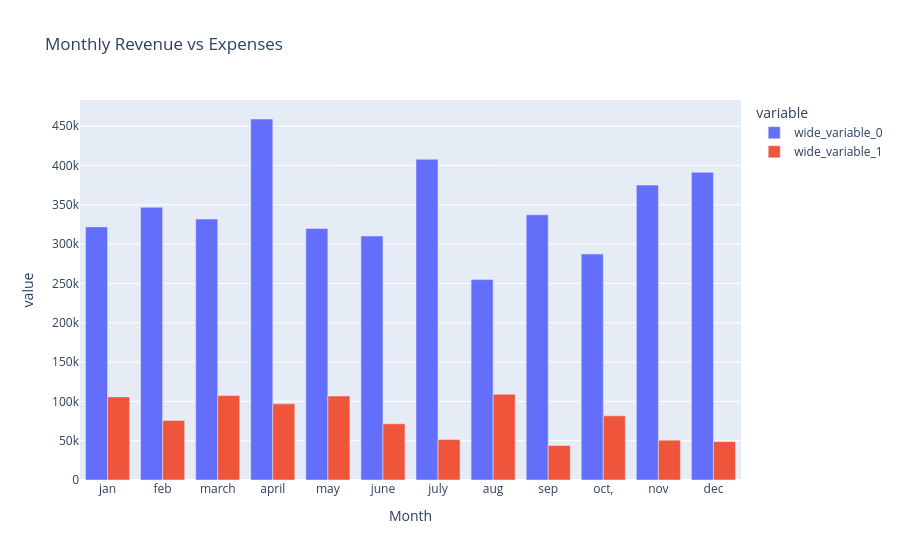

Notebook code cell kept with this figure:
### Code cell
# Create a comparison graph for Revenue, Expenses
import plotly.express as px
bar_graph= px.bar(x=months,y=[revenue,expenses],title="Monthly Revenue vs Expenses",
  labels={
        "x": "Month",
        "y": "Amount"
    },
    orientation="v",
    barmode="group",
)

bar_graph.show()

### Figure 1 — Plotly figure (JSON) as saved in the notebook; plotly's stock layout.template omitted (floating-point values rounded to 4 significant figures)
{"data": [{"alignmentgroup": "True", "hovertemplate": "variable=wide_variable_0<br>Month=%{x}<br>value=%{y}<extra></extra>", "legendgroup": "wide_variable_0", "marker": {"color": "#636efa", "pattern": {"shape": ""}}, "name": "wide_variable_0", "offsetgroup": "wide_variable_0", "orientation": "v", "showlegend": true, "textposition": "auto", "type": "bar", "x": ["jan", "feb", "march", "april", "may", "june", "july", "aug", "sep", "oct,", "nov", "dec"], "xaxis": "x", "y": [321958, 346867, 331932, 459178, 319879, 310268, 407892, 254886, 337337, 287498, 375203, 391335], "yaxis": "y"}, {"alignmentgroup": "True", "hovertemplate": "variable=wide_variable_1<br>Month=%{x}<br>value=%{y}<extra></extra>", "legendgroup": "wide_variable_1", "marker": {"color": "#EF553B", "pattern": {"shape": ""}}, "name": "wide_variable_1", "offsetgroup": "wide_variable_1", "orientation": "v", "showlegend": true, "textposition": "auto", "type": "bar", "x": ["jan", "feb", "march", "april", "may", "june", "july", "aug", "sep", "oct,", "nov", "dec"], "xaxis": "x", "y": [105725, 75773, 107435, 96886, 106803, 71551, 51394, 109092, 43890, 81606, 50627, 48792], "yaxis": "y"}], "layout": {"barmode": "group", "legend": {"title": {"text": "variable"}, "tracegroupgap": 0}, "title": {"text": "Monthly Revenue vs Expenses"}, "xaxis": {"anchor": "y", "domain": [0, 1], "title": {"text": "Month"}}, "yaxis": {"anchor": "x", "domain": [0, 1], "title": {"text": "value"}}}}
